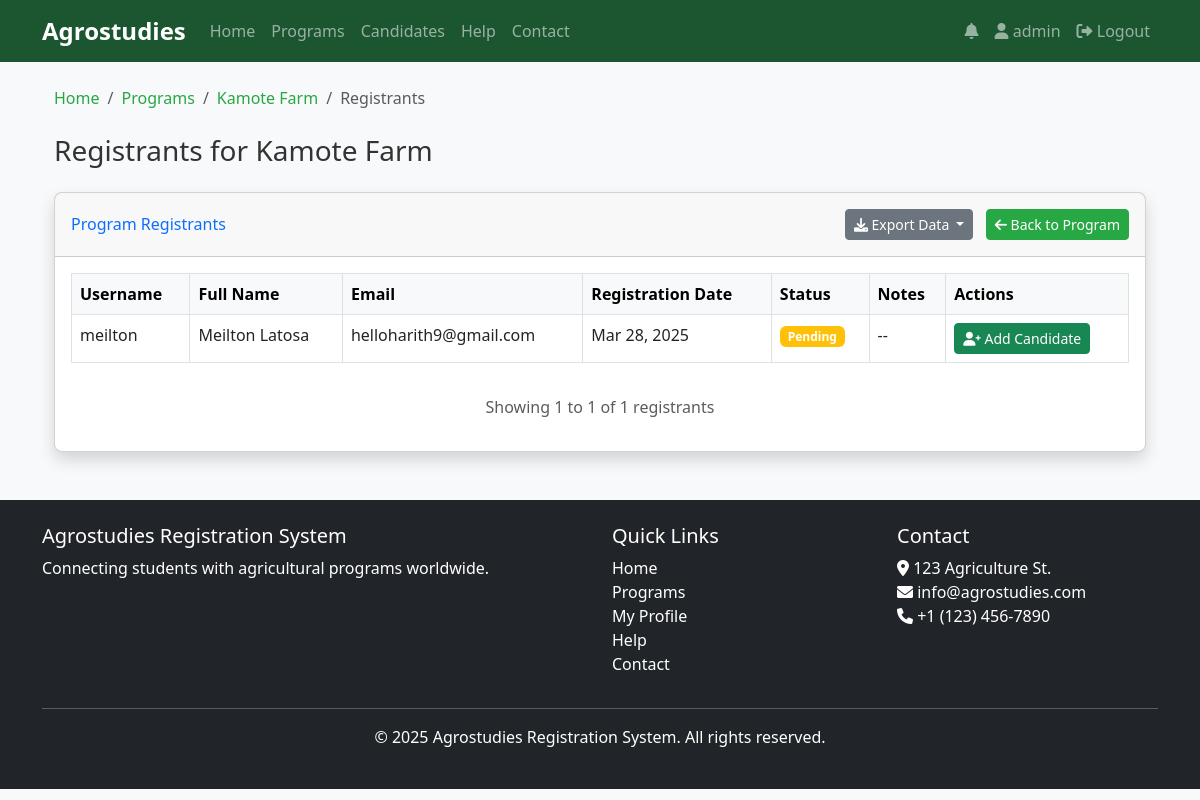
Page /programs/1/registrants/ (signed in) on the earlier database version.
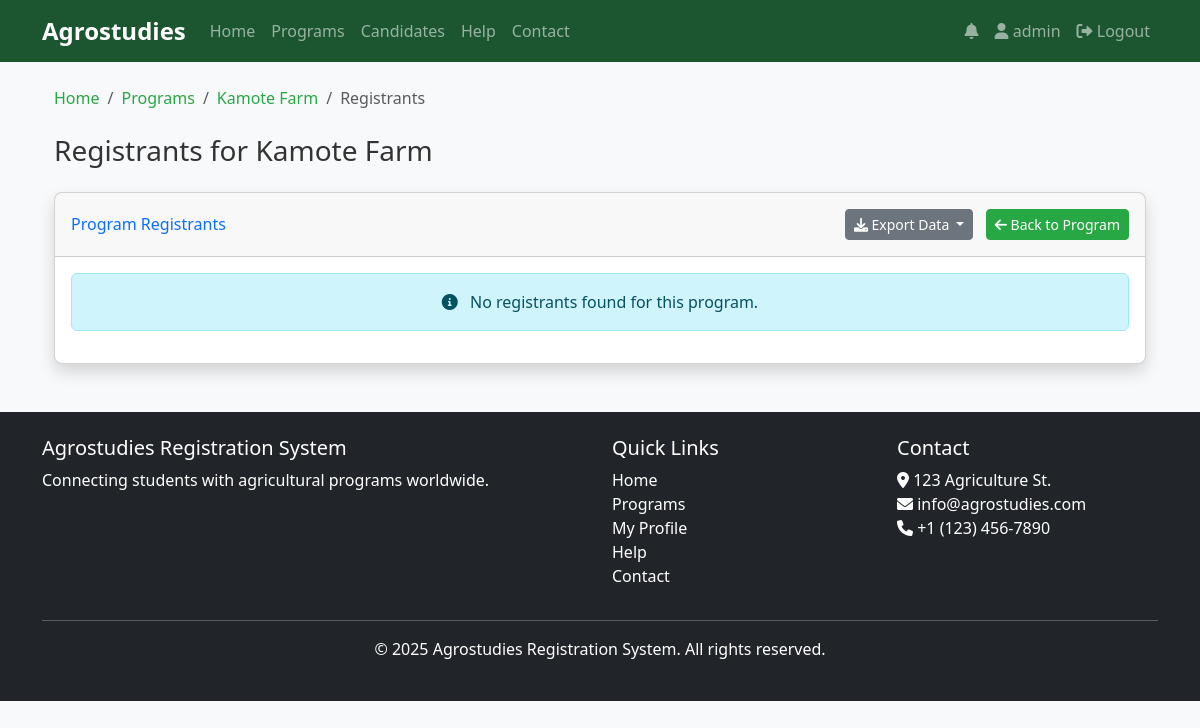
Same page on the later database version.
### core/models.py (models this page shows, shortened)
class Registration(models.Model):
    PENDING = 'pending'
    APPROVED = 'approved'
    REJECTED = 'rejected'
    STATUS_CHOICES = [
        (PENDING, 'Pending'),
        (APPROVED, 'Approved'),
        (REJECTED, 'Rejected'),
    ]
    user = models.ForeignKey(User, on_delete=models.CASCADE)
    program = models.ForeignKey(AgricultureProgram, on_delete=models.CASCADE)
    registration_date = models.DateTimeField(auto_now_add=True)
    status = models.CharField(max_length=10, choices=STATUS_CHOICES, default=PENDING)
    notes = models.TextField(blank=True)
    class Meta:
        unique_together = ('user', 'program')

### core/views.py (the view, shortened to what this page needs)
# urls.py: path('programs/<int:program_id>/registrants/', views.program_registrants, name='program_registrants'),
@login_required
def program_registrants(request, program_id):
    if not request.user.is_staff:
        messages.error(request, 'You do not have permission to access this page.')
        return redirect('index')
    program = get_object_or_404(AgricultureProgram, id=program_id)
    registrations = Registration.objects.filter(program=program).order_by('-registration_date')
    export_format = request.GET.get('export')
    paginator = Paginator(registrations, 20)  # Show 20 registrations per page
    page_number = request.GET.get('page')
    page_obj = paginator.get_page(page_number)
    return render(request, 'program_registrants.html', {
        'program': program,
        'page_obj': page_obj,
        'status_colors': {
            'pending': 'warning',
            'approved': 'success',
            'rejected': 'danger',
        }
    })

### core/context_processors.py (called while the page is built)
def notification_count(request):
    if request.user.is_authenticated:
        unread_count = Notification.objects.filter(user=request.user, read=False).count()
        return {
            'unread_notifications_count': unread_count
        }
    return {
        'unread_notifications_count': 0
    }

### core/templatetags/custom_filters.py (called while the page is built)
@register.filter(name='get_item')
def get_item(dictionary, key):
    return dictionary.get(key, '')

### templates/program_registrants.html (shortened to what the changed rows need)
{% extends 'base.html' %}
{% load custom_filters %}
{% block content %}
<div class="container-fluid">
    <h1 class="h3 mb-4">Registrants for {{ program.title }}</h1>
    <div class="card shadow mb-4">
        <div class="card-body">
            {% if page_obj %}
                <div class="table-responsive">
                    <table class="table table-bordered table-hover">
                        <thead class="table-light">
                            <tr>
                                <th>Username</th>
                                <th>Full Name</th>
                                <th>Email</th>
                                <th>Registration Date</th>
                                <th>Status</th>
                                <th>Notes</th>
                                <th>Actions</th>
                            </tr>
                        </thead>
                        <tbody>
                            {% for registration in page_obj %}
                                <tr>
                                    <td>{{ registration.user.username }}</td>
                                    <td>{{ registration.user.first_name }} {{ registration.user.last_name }}</td>
                                    <td>{{ registration.user.email }}</td>
                                    <td>{{ registration.registration_date|date:"M d, Y" }}</td>
                                    <td>
                                        <span class="badge bg-{{ status_colors|get_item:registration.status }}">
                                            {{ registration.get_status_display }}
                                        </span>
                                    </td>
                                    <td>{{ registration.notes|default:"--" }}</td>
                                    <td>
                                        <div class="btn-group" role="group">
                                            <a href="{% url 'add_candidate' %}?username={{ registration.user.username }}" class="btn btn-success btn-sm" title="Add as Candidate">
                                                <i class="fas fa-user-plus"></i> Add Candidate
                                            </a>
                                        </div>
                                    </td>
                                </tr>
                            {% endfor %}
                        </tbody>
                    </table>
                </div>
                <div class="mt-3 text-center">
                    <p class="text-muted">
                        Showing {{ page_obj.start_index }} to {{ page_obj.end_index }} of {{ page_obj.paginator.count }} registrants
                    </p>
                </div>
            {% else %}
                <div class="alert alert-info text-center">
                    <i class="fas fa-info-circle me-2"></i> No registrants found for this program.
                </div>
            {% endif %}
        </div>
    </div>
</div>
{% endblock %}

Differences in the rows shown:
removed Registration: user.username "meilton", user.first_name "Meilton", user.last_name "Latosa", user.email "helloharith9@gmail.com", registration_date "Mar 28, 2025", status "Pending", notes "--"
Other differences:
{{ page_obj.start_index }}: "1" → (not shown)
{{ page_obj.end_index }}: "1" → (not shown)
{{ page_obj.paginator.count }}: "1" → (not shown)
text no longer shown: "Username Full Name Email Registration Date Status Notes Actions Showing to of registrants"
text now shown: "No registrants found for this program."
